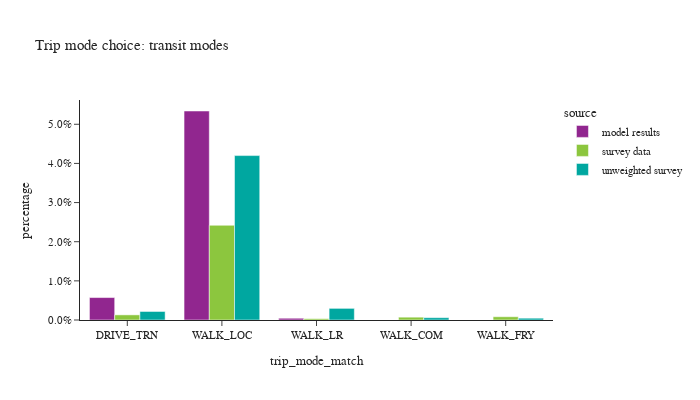

The code cell stored with this chart in its notebook:
### Code cell
# show only transit modes
df_plot = trip_data.groupby(['source','trip_mode_match'])['trip_weight'].sum().reset_index()
df_plot['percentage'] = df_plot.groupby(['source'], group_keys=False)['trip_weight']. \
    apply(lambda x: x / float(x.sum()))

fig = px.bar(df_plot.loc[df_plot['trip_mode_match'].isin(transit_modes)], x="trip_mode_match", y="percentage", color="source",barmode="group",
             title="Trip mode choice: transit modes")
fig.for_each_annotation(lambda a: a.update(text = a.text.split("=")[-1]))
fig.update_layout(height=400, width=700, yaxis=dict(tickformat=".1%"))
fig.show()

### Figure 1 — Plotly figure (JSON) as saved in the notebook; plotly's stock layout.template omitted (floating-point values rounded to 4 significant figures)
{"data": [{"alignmentgroup": "True", "hovertemplate": "source=model results<br>trip_mode_match=%{x}<br>percentage=%{y}<extra></extra>", "legendgroup": "model results", "marker": {"color": "#91268F", "pattern": {"shape": ""}}, "name": "model results", "offsetgroup": "model results", "orientation": "v", "showlegend": true, "textposition": "auto", "type": "bar", "x": ["DRIVE_TRN", "WALK_LOC", "WALK_LR"], "xaxis": "x", "y": [0.005735, 0.05339, 0.00045], "yaxis": "y"}, {"alignmentgroup": "True", "hovertemplate": "source=survey data<br>trip_mode_match=%{x}<br>percentage=%{y}<extra></extra>", "legendgroup": "survey data", "marker": {"color": "#8CC63E", "pattern": {"shape": ""}}, "name": "survey data", "offsetgroup": "survey data", "orientation": "v", "showlegend": true, "textposition": "auto", "type": "bar", "x": ["DRIVE_TRN", "WALK_COM", "WALK_FRY", "WALK_LOC", "WALK_LR"], "xaxis": "x", "y": [0.00131, 0.0007214, 0.000833, 0.02419, 0.0003375], "yaxis": "y"}, {"alignmentgroup": "True", "hovertemplate": "source=unweighted survey<br>trip_mode_match=%{x}<br>percentage=%{y}<extra></extra>", "legendgroup": "unweighted survey", "marker": {"color": "#00A7A0", "pattern": {"shape": ""}}, "name": "unweighted survey", "offsetgroup": "unweighted survey", "orientation": "v", "showlegend": true, "textposition": "auto", "type": "bar", "x": ["DRIVE_TRN", "WALK_COM", "WALK_FRY", "WALK_LOC", "WALK_LR"], "xaxis": "x", "y": [0.002179, 0.0005897, 0.0004615, 0.042, 0.002974], "yaxis": "y"}], "layout": {"barmode": "group", "height": 400, "legend": {"title": {"text": "source"}, "tracegroupgap": 0}, "title": {"text": "Trip mode choice: transit modes"}, "width": 700, "xaxis": {"anchor": "y", "domain": [0.0, 1.0], "title": {"text": "trip_mode_match"}}, "yaxis": {"anchor": "x", "domain": [0.0, 1.0], "tickformat": ".1%", "title": {"text": "percentage"}}}}
